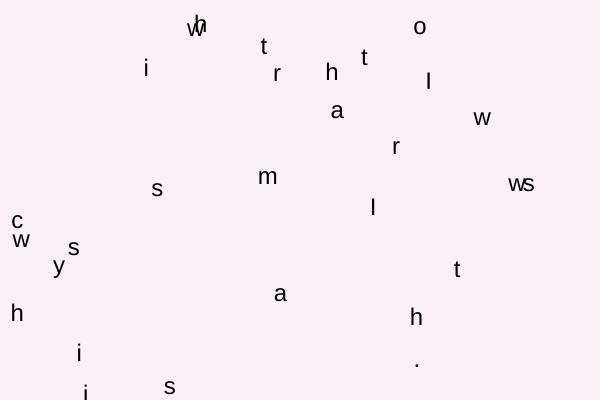
Frame 1 (no input)
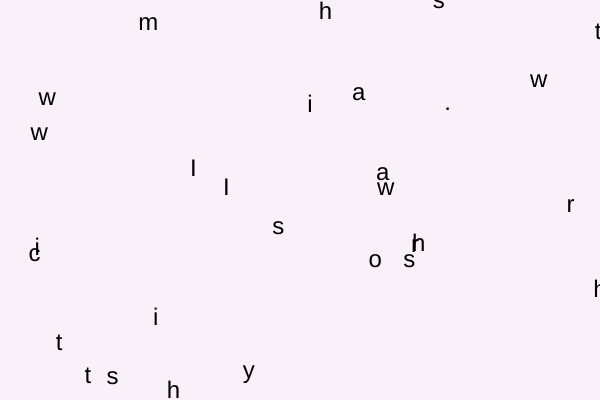
Frame 2 (the mouse pressed at the canvas centre, redrawn once)

The p5.js sketch that drew these frames (run headless with seeded random() and noise() and a simulated clock; the mouse was pressed at the canvas centre and the sketch redrawn once):

// p5.js sketch
// ── sketch.js
// Take the phrase “I wish to wash my Irish wristwatch.” and display the characters in it randomly on the screen.
// index:   0 1 2 3 4 5 ...
// chars:   I _ w i s h ...

let phrase = "I wish to wash my Irish wristwatch.";

function setup() {
  createCanvas(600, 400);
  textSize(24);
  textAlign(CENTER, CENTER);
}
function draw() {
  background(250, 240, 250);

  for (let i = 0; i < phrase.length; i++) {
    let ch = phrase[i]; 
    let x = random(width);
    let y = random(height);
    text(ch, x, y);
  }

  noLoop(); 
}
